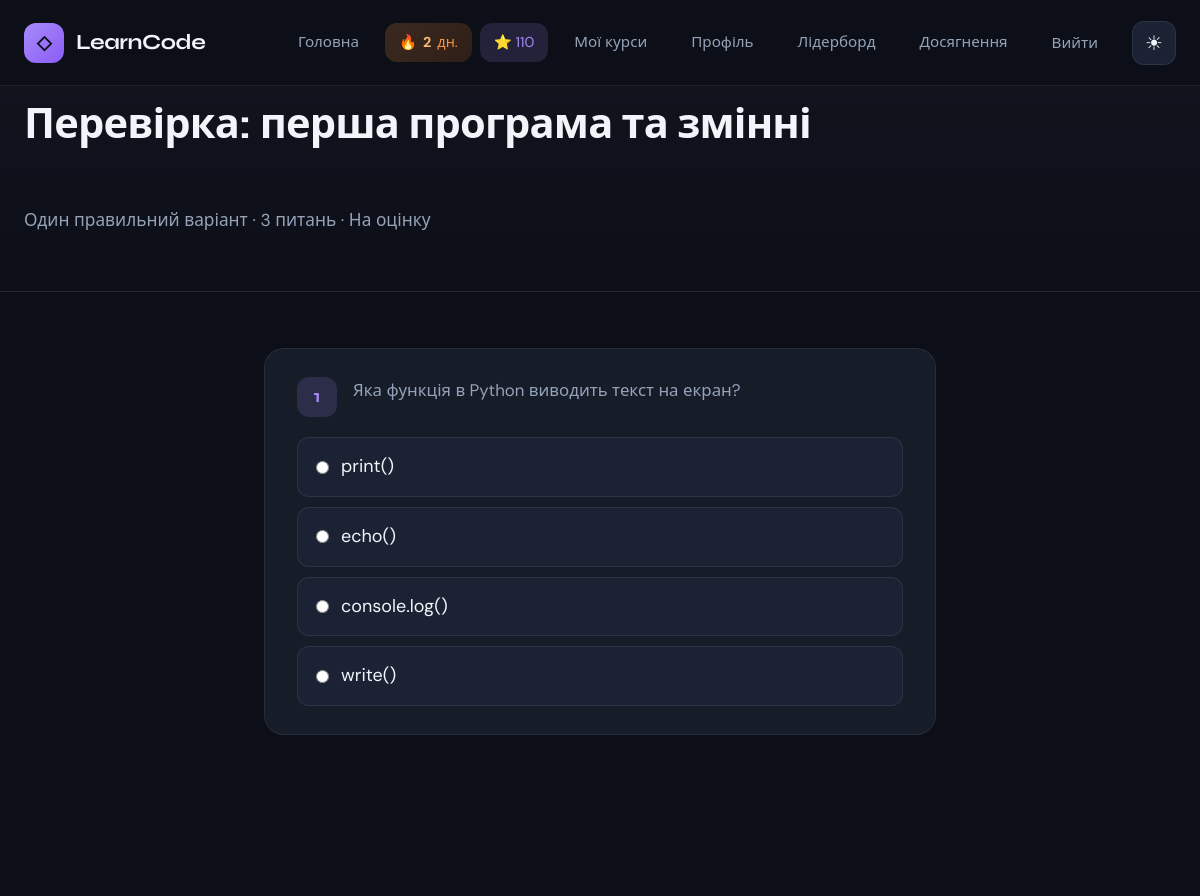
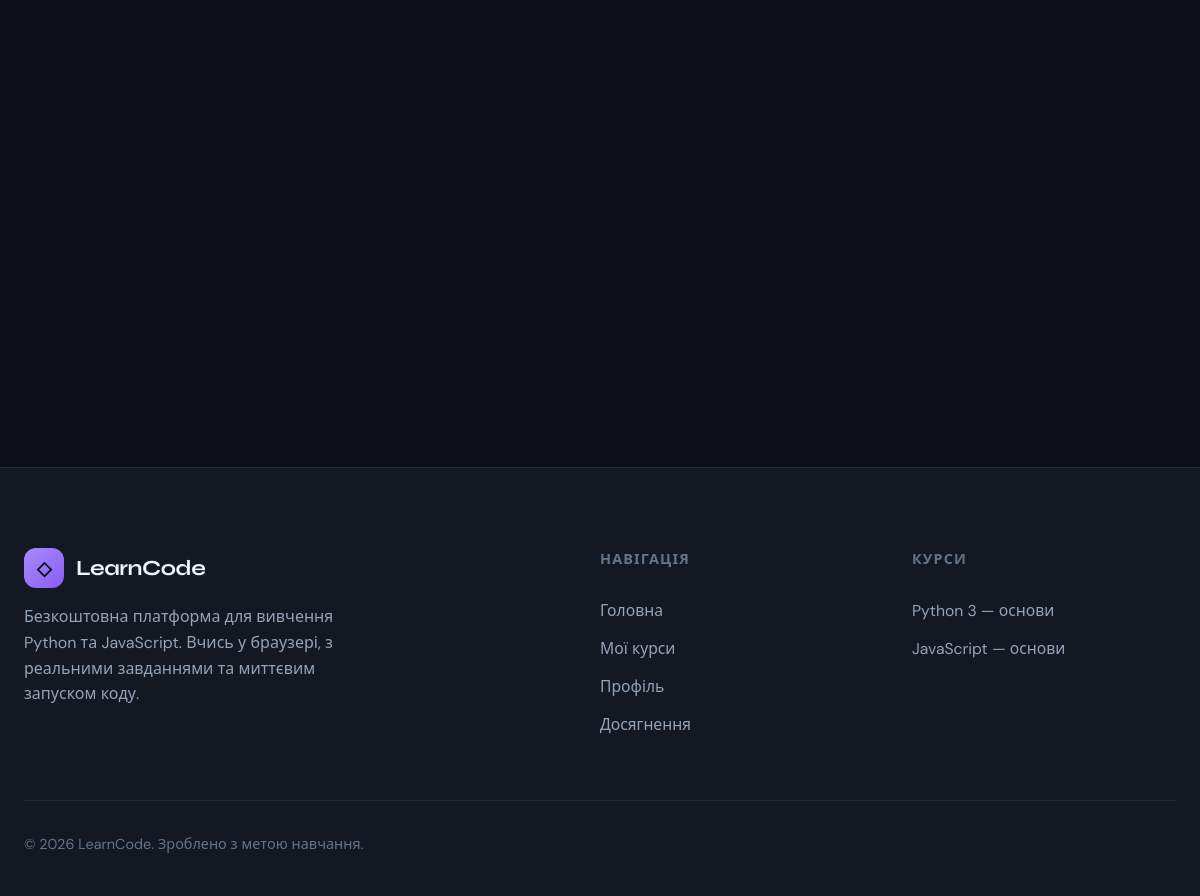
The app's page /quiz/1/ (signed in) with its own data (2 pictures, top to bottom).
### courses/models.py (models this page shows, shortened)
class Quiz(models.Model):
    QUIZ_TYPES = [
        ('single_choice', 'Один правильний варіант'),
        ('multiple_choice', 'Кілька правильних'),
        ('true_false', 'Так / Ні'),
        ('flashcard', 'Картки (питання–відповідь)'),
        ('match_pairs', 'З\'єднати пари'),
        ('ordering', 'Впорядкування'),
        ('fill_blank', 'Пропущене слово / код'),
    ]
    lesson = models.ForeignKey(
        'Lesson', on_delete=models.CASCADE, null=True, blank=True, related_name='quizzes'
    )
    course = models.ForeignKey(
        'Course', on_delete=models.CASCADE, null=True, blank=True, related_name='quizzes'
    )
    title = models.CharField('Назва', max_length=200)
    quiz_type = models.CharField('Тип', max_length=20, choices=QUIZ_TYPES)
    is_practice = models.BooleanField('Тренувальний режим (без оцінки)', default=False)
    is_placement = models.BooleanField('Вступний тест (визначення рівня)', default=False)
    points_per_question = models.PositiveIntegerField('Балів за питання', default=10)
    order = models.PositiveIntegerField('Порядок', default=0)
    is_published = models.BooleanField('Опубліковано', default=True)
    created_at = models.DateTimeField(auto_now_add=True)
    class Meta:
        ordering = ['order', 'title']
        verbose_name = 'Тест'
        verbose_name_plural = 'Тести'

class Question(models.Model):
    quiz = models.ForeignKey(Quiz, on_delete=models.CASCADE, related_name='questions')
    text = models.TextField('Текст питання / передня сторона картки')
    question_type = models.CharField(
        'Тип',
        max_length=20,
        choices=Quiz.QUIZ_TYPES,
        blank=True,
    )  # порожнє = тип квізу
    order = models.PositiveIntegerField('Порядок', default=0)
    data = models.JSONField('Дані (варіанти, пари, тощо)', default=dict, blank=True)
    class Meta:
        ordering = ['quiz', 'order']
        verbose_name = 'Питання'
        verbose_name_plural = 'Питання'

class Course(models.Model):
    LANG_CHOICES = [
        ('python', 'Python'),
        ('javascript', 'JavaScript'),
    ]
    title = models.CharField('Назва', max_length=200)
    slug = models.SlugField(unique=True)
    language = models.CharField('Мова', max_length=20, choices=LANG_CHOICES)
    short_description = models.CharField('Короткий опис', max_length=300)
    description = models.TextField('Опис')
    duration_hours = models.PositiveIntegerField('Тривалість (год)', default=24)
    level = models.CharField('Рівень', max_length=50, default='Початковий')
    order = models.PositiveIntegerField('Порядок', default=0)
    icon = models.CharField('Іконка/емодзі', max_length=10, default='🐍')
    color = models.CharField('Колір (hex)', max_length=7, default='#3776ab')  # Python blue / JS yellow
    is_published = models.BooleanField('Опубліковано', default=True)
    created_at = models.DateTimeField(auto_now_add=True)
    class Meta:
        ordering = ['order', 'title']
        verbose_name = 'Курс'
        verbose_name_plural = 'Курси'

### courses/views.py (the view, shortened to what this page needs)
# urls.py: path('quiz/<int:quiz_id>/', views.quiz_take, name='quiz_take'),
@login_required
def quiz_take(request, quiz_id):
    quiz = get_object_or_404(Quiz, pk=quiz_id, is_published=True)
    if getattr(quiz, 'is_placement', False) and quiz.course_id:
        if QuizAttempt.objects.filter(quiz=quiz, user=request.user).exists():
            return redirect('course_detail', slug=quiz.course.slug)
    questions = list(quiz.questions.order_by('order'))
    for q in questions:
        q_type = q.question_type or quiz.quiz_type
        q_data = getattr(q, 'data', None) or {}
        q.items_json = json.dumps(q_data.get('items', [])) if q_type == 'ordering' else '[]'
        q.match_pairs = q_data.get('pairs', [])
        q.options = q_data.get('options', [])
        q.items_list = q_data.get('items', [])
        q.blanks_list = q_data.get('blanks', [])
    context = {'quiz': quiz, 'questions': questions}
    return render(request, 'courses/quiz_take.html', context)

### courses/context_processors.py (called while the page is built)
def courses_list(request):
    return {
        'courses_list': Course.objects.filter(is_published=True).order_by('order')[:5],
    }

def user_profile(request):
    if not request.user.is_authenticated:
        return {'user_streak': 0, 'user_points': 0}
    try:
        profile = GameProfile.objects.get(user=request.user)
        return {'user_streak': profile.streak_days, 'user_points': profile.points}
    except GameProfile.DoesNotExist:
        return {'user_streak': 0, 'user_points': 0}

### templates/courses/quiz_take.html (shortened to what this page needs)
{% extends 'base.html' %}
{% load static %}
{% block content %}
<section class="page-hero" style="padding: 100px 0 32px;">
  <div class="container">
    <h1>{{ quiz.title }}</h1>
    <p class="page-hero-desc">{{ quiz.get_quiz_type_display }} · {{ questions|length }} питань · {% if quiz.is_practice %}Тренувальний режим (без оцінки){% elif quiz.is_placement %}Визначення рівня — після тесту ви потрапите на відповідний урок{% else %}На оцінку{% endif %}</p>
  </div>
</section>
<section class="section quiz-section">
  <div class="container container--narrow">
    <form id="quiz-form" class="quiz-form">
      {% for q in questions %}
      <div class="quiz-question reveal" data-question-id="{{ q.id }}" data-type="{{ q.question_type|default:quiz.quiz_type }}">
        <div class="quiz-q-header">
          <span class="quiz-q-num">{{ forloop.counter }}</span>
          <p class="quiz-q-text">{{ q.text|safe }}</p>
        </div>
        {% with qtype=q.question_type|default:quiz.quiz_type %}
        {% if qtype == 'single_choice' %}
        <div class="quiz-options quiz-options-single">
          {% for opt in q.options %}
          <label class="quiz-option">
            <input type="radio" name="q{{ q.id }}" value="{{ opt.text }}">
            <span>{{ opt.text }}</span>
          </label>
          {% endfor %}
        </div>
        {% elif qtype == 'true_false' %}
        <div class="quiz-options quiz-options-single">
          <label class="quiz-option"><input type="radio" name="q{{ q.id }}" value="true"><span>Так</span></label>
          <label class="quiz-option"><input type="radio" name="q{{ q.id }}" value="false"><span>Ні</span></label>
        </div>
        {% elif qtype == 'flashcard' %}
        <div class="quiz-flashcard">
          <input type="text" name="q{{ q.id }}" class="quiz-input" placeholder="Введі відповідь" data-answer="{{ q.data.back|default:'' }}">
        </div>
        {% endif %}
        {% endwith %}
      </div>
      {% endfor %}
    </form>
  </div>
</section>
{% endblock %}

### templates/base.html (shortened to what this page needs)
{% load static %}
<!DOCTYPE html>
<html lang="uk" data-theme="dark">
<head>
  <link rel="stylesheet" href="{% static 'css/main.css' %}">
</head>
<body>
  <header class="site-header" id="site-header">
    <div class="container header-inner">
      <a href="{% url 'home' %}" class="logo">
        <span class="logo-icon">◇</span>
        <span class="logo-text">LearnCode</span>
      </a>
      <nav class="nav" id="nav">
        <a href="{% url 'home' %}">Головна</a>
        {% if user.is_authenticated %}
        <span class="header-streak" title="Вогник: дні навчання поспіль">🔥 <strong>{{ user_streak }}</strong> дн.</span>
        <span class="header-points" title="Нараховані бали">⭐ {{ user_points }}</span>
        <a href="{% url 'course_list' %}">Мої курси</a>
        <a href="{% url 'dashboard' %}">Профіль</a>
        <a href="{% url 'leaderboard' %}">Лідерборд</a>
        <a href="{% url 'achievements_list' %}">Досягнення</a>
        <form method="post" action="{% url 'logout' %}" class="nav-logout-form">
          <button type="submit" class="nav-logout-btn">Вийти</button>
        </form>
        {% else %}
        <a href="{% url 'login' %}">Увійти</a>
        <a href="{% url 'register' %}">Реєстрація</a>
        {% endif %}
        <button type="button" class="theme-toggle" id="theme-toggle" aria-label="Світлий режим">
          <span class="theme-icon theme-icon-sun" aria-hidden="true">☀</span>
        </button>
      </nav>
    </div>
  </header>
  <main class="main-content">
    {% block content %}{% endblock %}
  </main>
  <footer class="site-footer">
    <div class="container">
      <div class="footer-grid">
        <div class="footer-brand">
          <a href="{% url 'home' %}" class="logo">
            <span class="logo-icon">◇</span>
            <span class="logo-text">LearnCode</span>
          </a>
          <p>Безкоштовна платформа для вивчення Python та JavaScript. Вчись у браузері, з реальними завданнями та миттєвим запуском коду.</p>
        </div>
        <div class="footer-col">
          <h4>Навігація</h4>
          <ul>
            <li><a href="{% url 'home' %}">Головна</a></li>
            {% if user.is_authenticated %}
            <li><a href="{% url 'course_list' %}">Мої курси</a></li>
            <li><a href="{% url 'dashboard' %}">Профіль</a></li>
            <li><a href="{% url 'achievements_list' %}">Досягнення</a></li>
            {% else %}
            <li><a href="{% url 'login' %}">Увійти</a></li>
            <li><a href="{% url 'register' %}">Реєстрація</a></li>
            {% endif %}
          </ul>
        </div>
        <div class="footer-col">
          <h4>Курси</h4>
          <ul>
            {% for c in courses_list %}
            <li><a href="{% if user.is_authenticated %}{% url 'course_detail' slug=c.slug %}{% else %}{% url 'register' %}{% endif %}">{{ c.title }}</a></li>
            {% empty %}
            <li><a href="{% url 'home' %}#courses">Python та JavaScript</a></li>
            {% endfor %}
          </ul>
        </div>
      </div>
      <div class="footer-bottom">
        <p class="footer-copy">© 2026 LearnCode. Зроблено з метою навчання.</p>
      </div>
    </div>
  </footer>
</body>
</html>

### records on screen
Quiz: title "Перевірка: перша програма та змінні", quiz_type "Один правильний варіант"
Question: text "Яка функція в Python виводить текст на екран?", text "print()" "echo()" "console.log()" "write()"
Course: title "Python 3 — основи"
Course: title "JavaScript — основи"

### other values on screen
{{ user_streak }} "2"
{{ user_points }} "110"
{{ questions|length }} "3"
